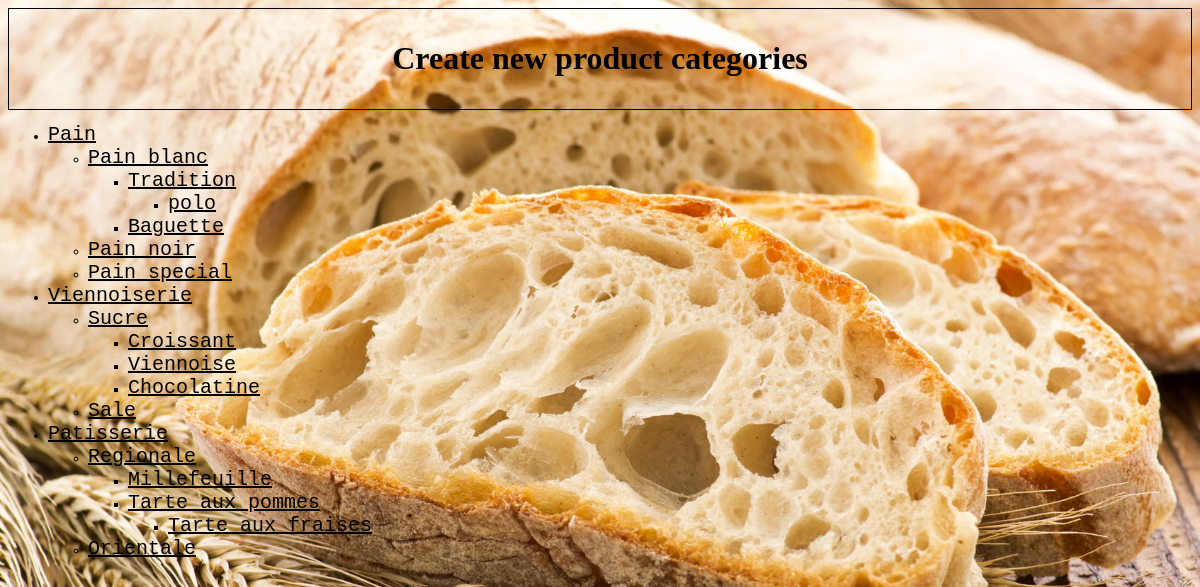
/admin_p_create_categories.php, run on the app's committed database.
### tables this page shows
CREATE TABLE `Category` (
  `id` smallint(5) UNSIGNED NOT NULL,
  `name` varchar(255) NOT NULL,
  `parent_id` int(11) NOT NULL
);

### admin_p_create_categories.php (the view, shortened to what this page needs)
<!DOCTYPE html>
<html>
<head>
  <link rel="stylesheet" type="text/css" href="admin.css">
</head>
 <header>
      <Center><h1>Create new product categories</h1></Center>
 </header>
<body>
<?php
$db = new Connection();
$test = $db->getPDO();
function getAllCategories($test)
{
  $query = "SELECT * FROM Category ORDER BY parent_id;";
try{
  $PDO_query = $test->query($query);
  $table = $PDO_query->fetchall();
}
catch (PDOException $e) {
      echo "PDO_query ERROR: " . $e->getMessage() . "\n";
    }
return $table;
}
function print_categories(&$list, $parent_id = 0)
{
    $flag = false;
    for( $i=0, $c = count($list); $i<$c ;$i++ )
    {
        if( $list[$i]['parent_id'] == $parent_id )
        {
            if( $flag == false )
            {
                echo '<ul>';
                $flag = true;
            }
           echo "<li><a href='admin_p_create_categories.php?id=" . $list[$i]['id'] . "'>" . $list[$i]['name'] . "</a></li>";
             if ($list[$i]['childs'])
                print_categories($list[$i]['childs'], $list[$i]['id']);
        }
    }
    if( $flag)
    {
        echo '</ul>';
    }
}
function make_categories(&$list,$parent_id = 0)
{
    $result = array();
    for( $i=0,$c=count($list);$i<$c;$i++ )
    {
        if( $list[$i]['parent_id'] == $parent_id )
        {
            $list[$i]['childs'] = make_categories($list, $list[$i]['id']);
            $result[] = $list[$i];
        }
    }
    return $result;
}
$list = getAllCategories($test);
$result = make_categories($list);
echo '<pre>';
print_categories($result);
echo '</pre>';
?>
</body>
</html>

### admin.css (style rules this page uses)
li > a { font-size: 20px; color: black; }
header { color:black; border-style: solid; border-width: 1px; border-color: black; margin-left: auto; margin-right: auto; padding: 10px; font-family: "Times New Roman", Times; }
body { color:black; font-family: "Times New Roman", Times; background-image: url("image/admin.jpeg"); -webkit-background-size: cover; -moz-background-size: cover; -o-background-size: cover; background-size: cover; }

### data on the page
category: name "Pain"
category: name "Pain blanc"
category: name "Tradition"
category: name "polo"
category: name "Baguette"
category: name "Pain noir"
category: name "Pain special"
category: name "Viennoiserie"
category: name "Sucre"
category: name "Croissant"
category: name "Viennoise"
category: name "Chocolatine"
category: name "Sale"
category: name "Patisserie"
category: name "Regionale"
category: name "Millefeuille"
category: name "Tarte aux pommes"
category: name "Tarte aux fraises"
category: name "Orientale"
